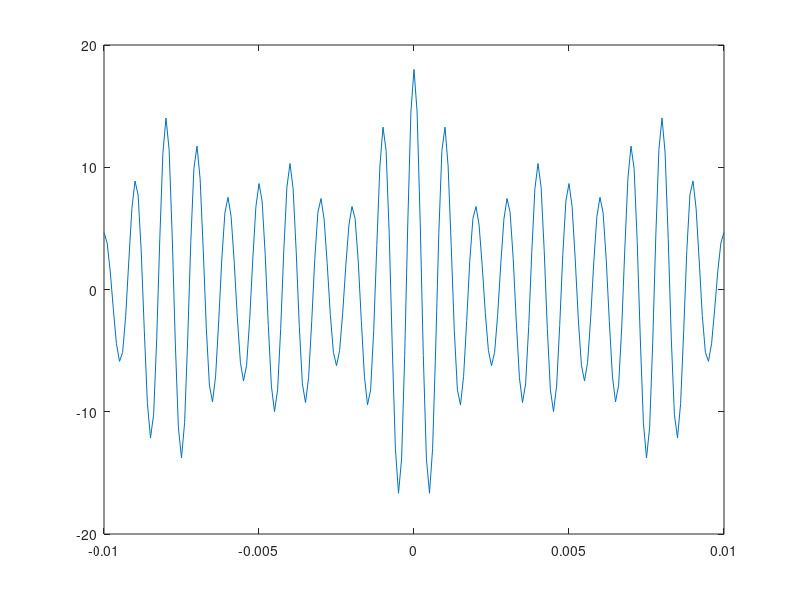

This figure's MATLAB source:
fm =50;
fc = 20*fm;
wm = 2*pi*fm
wc = 2*pi*fc
t = -.01:.0001:.01;

u =0.8;
Ac = 10;

xt = cos(wm*t) + 2*cos(2*wm*t) + 4*cos(3*wm*t) + 5*cos(5*wm*t);

xtnorm = xt/max(xt);
xamt = Ac*cos(wc*t) + Ac*u*(xtnorm.*cos(wc*t));

plot(t,xamt)
